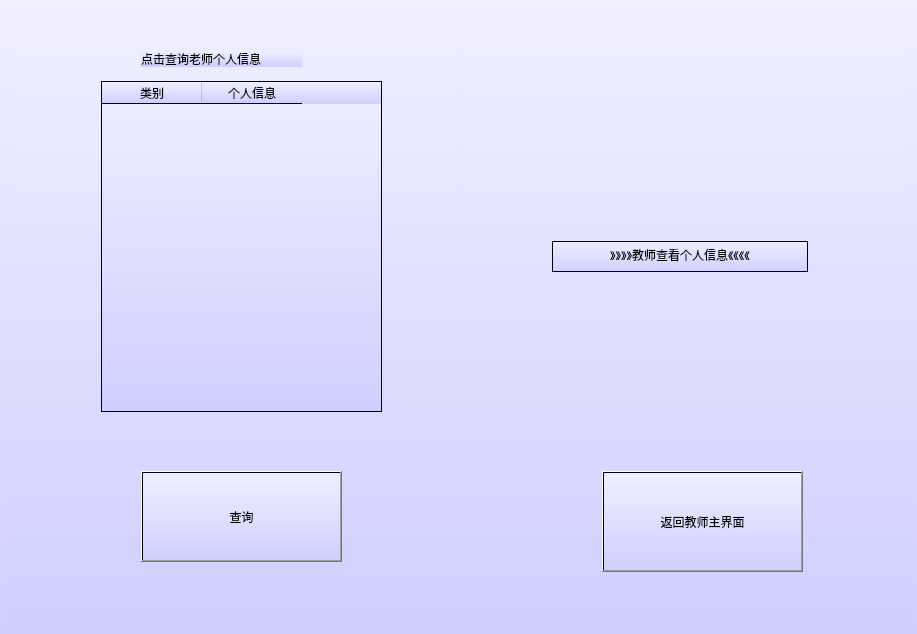
<?xml version="1.0" encoding="UTF-8"?>
<ui version="4.0">
 <class>Tea_Percheck</class>
 <widget class="QWidget" name="Tea_Percheck">
  <property name="geometry">
   <rect>
    <x>0</x>
    <y>0</y>
    <width>917</width>
    <height>634</height>
   </rect>
  </property>
  <property name="windowTitle">
   <string>Form</string>
  </property>
  <property name="styleSheet">
   <string notr="true">background:QLinearGradient(x1:0,y1:0,x2:0,y2:1,stop:0 #efefff,stop:1 #cfcfff);</string>
  </property>
  <layout class="QHBoxLayout" name="horizontalLayout">
   <item>
    <widget class="QWidget" name="widget_2" native="true">
     <widget class="QLabel" name="label">
      <property name="geometry">
       <rect>
        <x>130</x>
        <y>40</y>
        <width>161</width>
        <height>16</height>
       </rect>
      </property>
      <property name="text">
       <string>点击查询老师个人信息</string>
      </property>
     </widget>
     <widget class="QTableWidget" name="tableWidget">
      <property name="geometry">
       <rect>
        <x>90</x>
        <y>70</y>
        <width>281</width>
        <height>331</height>
       </rect>
      </property>
      <column>
       <property name="text">
        <string>类别</string>
       </property>
      </column>
      <column>
       <property name="text">
        <string>个人信息</string>
       </property>
      </column>
     </widget>
     <widget class="QPushButton" name="searchButton">
      <property name="geometry">
       <rect>
        <x>130</x>
        <y>460</y>
        <width>201</width>
        <height>91</height>
       </rect>
      </property>
      <property name="text">
       <string>查询</string>
      </property>
     </widget>
    </widget>
   </item>
   <item>
    <widget class="QWidget" name="widget" native="true">
     <widget class="QTextBrowser" name="textBrowser">
      <property name="geometry">
       <rect>
        <x>90</x>
        <y>230</y>
        <width>256</width>
        <height>31</height>
       </rect>
      </property>
      <property name="html">
       <string>&lt;!DOCTYPE HTML PUBLIC &quot;-//W3C//DTD HTML 4.0//EN&quot; &quot;http://www.w3.org/TR/REC-html40/strict.dtd&quot;&gt;
&lt;html&gt;&lt;head&gt;&lt;meta name=&quot;qrichtext&quot; content=&quot;1&quot; /&gt;&lt;style type=&quot;text/css&quot;&gt;
p, li { white-space: pre-wrap; }
&lt;/style&gt;&lt;/head&gt;&lt;body style=&quot; font-family:'SimSun'; font-size:9pt; font-weight:400; font-style:normal;&quot;&gt;
&lt;p align=&quot;center&quot; style=&quot; margin-top:0px; margin-bottom:0px; margin-left:0px; margin-right:0px; -qt-block-indent:0; text-indent:0px;&quot;&gt;&lt;span style=&quot; font-family:'SimSun';&quot;&gt;》》》》教师查看个人信息《《《《&lt;/span&gt;&lt;/p&gt;&lt;/body&gt;&lt;/html&gt;</string>
      </property>
     </widget>
     <widget class="QPushButton" name="returnButton">
      <property name="geometry">
       <rect>
        <x>140</x>
        <y>460</y>
        <width>201</width>
        <height>101</height>
       </rect>
      </property>
      <property name="text">
       <string>返回教师主界面</string>
      </property>
     </widget>
    </widget>
   </item>
  </layout>
 </widget>
 <resources/>
 <connections/>
</ui>
